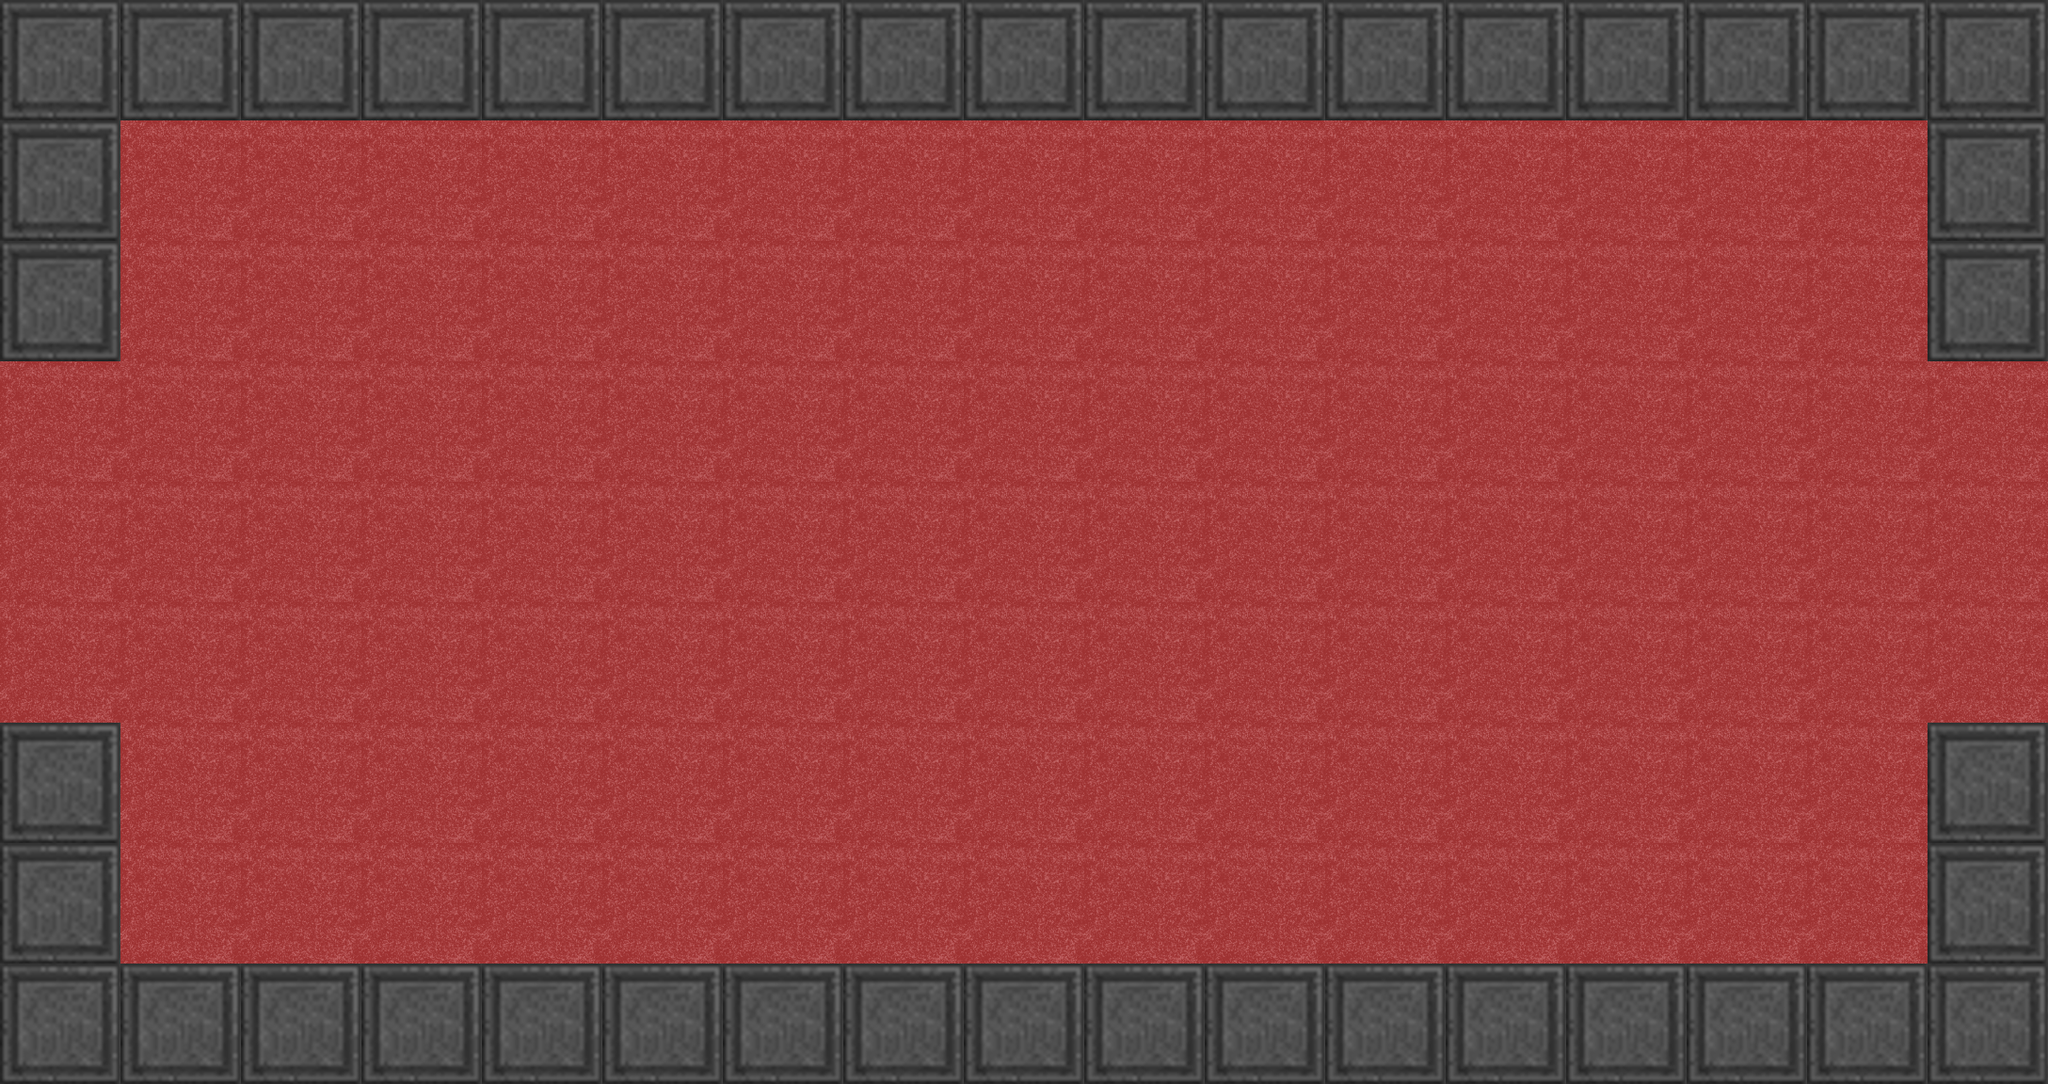

This is a level from a 2D game, rendered from its Tiled map with the project's own tilesets. A one-line summary and the map file follow, with tile-layer data summarised:
An orthogonal 17x9 tile map with 128x128 px tiles, 2 tile layers (floor, wall_tiles), 2 tilesets and 10 objects (4x FairyMaid).

<map version="1.0" tiledversion="1.0.3" orientation="orthogonal" renderorder="right-down" width="17" height="9" tilewidth="128" tileheight="128" nextobjectid="19">
 <tileset firstgid="1" name="scarlet carpet texture" tilewidth="128" tileheight="128" tilecount="1" columns="1">
  <image source="scarlet carpet texture.png" width="128" height="128" />
 </tileset>
 <tileset firstgid="2" name="block_wall_dark_grey" tilewidth="128" tileheight="128" tilecount="16" columns="4">
  <image source="block_wall_dark_grey.png" width="512" height="512" />
 </tileset>
 <layer name="floor" width="17" height="9">
  <data>[153 cells, 153 non-empty, 1 distinct tile ids]</data>
 </layer>
 <layer name="wall_tiles" width="17" height="9">
  <data>[153 cells, 42 non-empty, 1 distinct tile ids]</data>
 </layer>
 <objectgroup name="walls">
  <object id="9" x="0" y="0" width="128" height="384" />
  <object id="10" x="0" y="768" width="128" height="384" />
  <object id="11" x="2048" y="768" width="128" height="384" />
  <object id="12" x="2048" y="0" width="128" height="384" />
  <object id="13" x="128" y="0" width="1920" height="128" />
  <object id="14" x="128" y="1024" width="1920" height="128" />
  <object id="15" type="FairyMaid" x="256" y="256" width="128" height="128">
   <properties>
    <property name="ai_package" value="wander" />
   </properties>
  </object>
  <object id="16" type="FairyMaid" x="256" y="768" width="128" height="128">
   <properties>
    <property name="ai_package" value="wander" />
   </properties>
  </object>
  <object id="17" type="FairyMaid" x="1792" y="256" width="128" height="128">
   <properties>
    <property name="ai_package" value="wander" />
   </properties>
  </object>
  <object id="18" type="FairyMaid" x="1792" y="768" width="128" height="128">
   <properties>
    <property name="ai_package" value="wander" />
   </properties>
  </object>
 </objectgroup>
 <objectgroup name="objects" />
</map>
